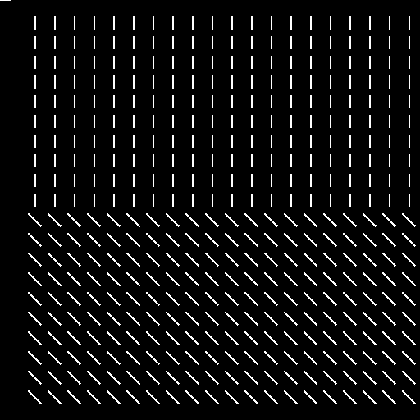
%> input picture Part_1/texture2.gif, 420 x 420 px, shrunk from 512 x 512 before the run
$ octave main.m   (GNU Octave 9; MATLAB toolbox functions it lacks are replaced by stand-ins)
%> lines starting %> are read from the running program, lines starting %| are printed output that depends on the picture; in (x1, y1, x2, y2) boxes, pixels count from 0 and x2, y2 are one past the last pixel; in counts of white or black regions, pixels touching at a corner belong together; the program's own positions count from 1
### Part_1/compute_convn.m
%%%%%%%%%%%%%%%%%%%%%%%%%% compute_convn.m file %%%%%%%%%%%%%%%%%%%%%%%%%%%
% Purpose:
%      Perform the convolution operation
%
% Input Variables:
%      Inp_Img     Input image in grayscale format
%      axis        Structuring element
%      h           GEF
%      Sigma       Width
%
% Returned Results:
%      Out_Img      Convolved image
%
% Processing Flow:
%      1.  Based on the axis and the window size (sigma), the sum of the
%          product between the image and the GEF gives the convolved image
%      2.  Perform the above step for the other axis based on the choice
%
%
% Author:      Sweekar Sudhakara, Nagarjuna Pampana, Savinay Nagendra and
%              Prapti Panigrahi
% Date:        4/16/2021
%%%%%%%%%%%%%%%%%%%%%%%%%%%%%%%%%%%%%%%%%%%%%%%%%%%%%%%%%%%%%%%%%%%%%%%%%%%

function Out_Img = compute_convn(Inp_Img, axis, h, Sigma)

    [M, N] = size(Inp_Img);
    Out_Img = zeros(M, N);

    if axis     % 'x' - axis

        for i = ((2*Sigma)+1) : M-((2*Sigma)+1)
            for j = ((2*Sigma)+1) : N-((2*Sigma)+1)
                Out_Img(i,j) = sum((Inp_Img(i, j-(2*Sigma) : j+(2*Sigma)).*h));
            end
        end

    else        % 'y' - axis

        for i = ((2*Sigma)+1) : M-((2*Sigma)+1)
            for j = ((2*Sigma)+1) : N-((2*Sigma)+1)
                Out_Img(i,j) = sum((Inp_Img(i-(2*Sigma) : i+(2*Sigma),j).*h));
            end
        end

    end

end

### Part_1/gabor_filt.m
%%%%%%%%%%%%%%%%%%%%%%%%%%%% gabor_filt.m file %%%%%%%%%%%%%%%%%%%%%%%%%%%%
% Purpose:
%      Apply the Gabor filter with the specified parameters
%
% Input Variables:
%      Inp_Img     Input image in grayscale format
%      F           Parameter
%      Theta       Orientation of sinusoid
%      Sigma       Width
%
% Returned Results:
%      h1_x, h2_y       GEF's in the direction of x & y
%      i1_xy, i2_xy     images obtained after convolving GEF's and i/p image
%      Out_Img          Gabor filtered image
%
% Processing Flow:
%      1.  Consider the input image as Inp_Img
%      2.  Compute the GEF's in the x-axis and y-axis directions with the
%          specified 'F', 'theta' and 'sigma' parameter values
%      3.  Perform convolution between the image and the GEF's with the
%          respective directions
%      4.  Output the image after applying modulus
%
% The following functions are called:
%      compute_gef.m        compute the GEF values
%      compute_convn.m      perform the convolution operation
%      abs.m                compute the modulus of the input image
%
%
% Author:      Sweekar Sudhakara, Nagarjuna Pampana, Savinay Nagendra and
%              Prapti Panigrahi
% Date:        4/16/2021
%%%%%%%%%%%%%%%%%%%%%%%%%%%%%%%%%%%%%%%%%%%%%%%%%%%%%%%%%%%%%%%%%%%%%%%%%%%

function Out_Img = gabor_filt(Inp_Img, F, Theta, Sigma)

    [h1_x, h2_y] = compute_gef(F, Theta, Sigma);

    i1_xy = compute_convn(Inp_Img, 1, h1_x, Sigma);

    i2_xy = compute_convn(i1_xy, 0, h2_y, Sigma);

    Out_Img = abs(i2_xy);

end

### Part_1/segment_image.m
%%%%%%%%%%%%%%%%%%%%%%%%%% segment_image.m file %%%%%%%%%%%%%%%%%%%%%%%%%%%
% Purpose:
%      Segment the smoothed image with certain threshold
%
% Input Variables:
%      Filt_Img     Gabor filtered image
%      Text_Img     Original input image
%      Thresh       threshold
%
% Returned Results:
%      Out_Img      Segmented image
%
% Processing Flow:
%      1.  Normalize the smoothed and filtered image
%      2.  Loop across the individual pixels of the normalized image and if
%          the pixel value is greater than threshold then replace it with
%          pixel value '1'
%      3.  Output the superimposed segmented image with original image and
%          display the delineating axis limits
%
%
% Author:      Sweekar Sudhakara, Nagarjuna Pampana, Savinay Nagendra and
%              Prapti Panigrahi
% Date:        4/16/2021
%%%%%%%%%%%%%%%%%%%%%%%%%%%%%%%%%%%%%%%%%%%%%%%%%%%%%%%%%%%%%%%%%%%%%%%%%%%

function Out_Img = segment_image(Filt_Img, Text_Img, Thresh)

    Norm_Img = (Filt_Img - min(Filt_Img(:)))./(max(Filt_Img(:)) - min(Filt_Img(:)));
    figure; mesh(Norm_Img);

    Segment_Img = zeros(size(Norm_Img));
    Segment_Img(Norm_Img > Thresh) = 1;

    Out_Img = Segment_Img.*Text_Img;

    [y_val, x_val] = find(Segment_Img == 1);
    disp("Delineating 'x' value = " + min(x_val) + ", " + max(x_val));
    disp("Delineating 'y' value = " + min(y_val) + ", " + max(y_val));

end

### Part_1/smooth_filt.m
%%%%%%%%%%%%%%%%%%%%%%%%%%%% smooth_filt.m file %%%%%%%%%%%%%%%%%%%%%%%%%%%
% Purpose:
%      Smoothen the Gabor filtered image output
%
% Input Variables:
%      Inp_Img     Input image in grayscale format
%      Sigma       Width
%
% Returned Results:
%      Out_Img      Smoothed image
%
% Processing Flow:
%      1.  Define the 'x' - axis array based on the sigma value
%      2.  Compute the g(x,y) gaussian of the array for both the axes
%      3.  Output the smoothed image after convolving g(x,y) with the image
%
% The following functions are called:
%      compute_convn.m      perform the convolution operation
%
%
% Author:      Sweekar Sudhakara, Nagarjuna Pampana, Savinay Nagendra and
%              Prapti Panigrahi
% Date:        4/16/2021
%%%%%%%%%%%%%%%%%%%%%%%%%%%%%%%%%%%%%%%%%%%%%%%%%%%%%%%%%%%%%%%%%%%%%%%%%%%

function Out_Img = smooth_filt(Inp_Img, Sigma)

    x_val = [-(2*Sigma): 1 : (2*Sigma)];

    g1_x = (exp(-(x_val.^2)/(2*(Sigma^2))))./(sqrt(2*pi)*Sigma);
    g2_y = g1_x';

    i1_xy = compute_convn(Inp_Img, 1, g1_x, Sigma);

    Out_Img = compute_convn(i1_xy, 0, g2_y, Sigma);

end

### Part_1/compute_gef.m
%%%%%%%%%%%%%%%%%%%%%%%%%%% compute_gef.m file %%%%%%%%%%%%%%%%%%%%%%%%%%%%
% Purpose:
%      compute the GEF  for the given parameters
%
% Input Variables:
%      F           Parameter
%      Theta       Orientation of sinusoid
%      Sigma       Width
%
% Returned Results:
%      h1_x, h2_y       GEF's in the direction of x & y
%
% Processing Flow:
%      1.  Define 'x' & 'y' arrays based on the value of sigma
%      2.  Also define the gaussian function along 'x' & 'y' - axis
%      3.  Compute the GEF's for both the axes
%
%
% Author:      Sweekar Sudhakara, Nagarjuna Pampana, Savinay Nagendra and
%              Prapti Panigrahi
% Date:        4/16/2021
%%%%%%%%%%%%%%%%%%%%%%%%%%%%%%%%%%%%%%%%%%%%%%%%%%%%%%%%%%%%%%%%%%%%%%%%%%%

function [h1_x, h2_y] = compute_gef(F, Theta, Sigma)

    x_val = [-(2*Sigma): 1 : (2*Sigma)];
    y_val = x_val';

    g1_x = (exp(-(x_val.^2)/(2*(Sigma^2))))./(sqrt(2*pi)*Sigma);
    g2_y = g1_x';

    h1_x = g1_x.*(exp(1i*2*pi*F*x_val*cosd(Theta)));
    h2_y = g2_y.*(exp(1i*2*pi*F*y_val*sind(Theta)));

end

### Part_1/main.m
%%%%%%%%%%%%%%%%%%%%%%%%%%%%%%%% main.m file %%%%%%%%%%%%%%%%%%%%%%%%%%%%%%
% Purpose:
%      Perform the texture segmentation on texture2.gif
%
% Input Variables:
%      Text_Img           input texture2.gif image
%
% Returned Results:
%      GaborFilt_Img      image after applying Gabor filter
%      Smooth_Img         smoothing applied on Gabor filtered image output
%      Segment_Img        superimposed segmented image onto the original
%                         image input
%
% Processing Flow:
%      1.  Read the texture2 image and convert into grayscale
%      2.  Apply the Gabor filter with F=0.059, theta=135 & sigma=8 with
%          the GEF of width ((4*sigma)+1) pixels
%      3.  Apply the Smoothing filter on the Gabor filtered image output
%          with sigma=24
%      4.  Segment the image with the manually chosen threshold and
%          superimpose the segmented image onto the original image
%
%
% The following functions are called:
%      imread.m            read the image
%      gabor_filt.m        apply Gabor filtering with specified parameters
%                          on a given image
%      smooth_filt.m       smoothen the Gabor filtered image output
%      segment_image.m     segment the smoothed image with certain
%                          threshold and superimpose on the original image
%      imshow.m            displays the image
%      mesh.m              3D plot of the image
%
%
% Author:      Sweekar Sudhakara, Nagarjuna Pampana, Savinay Nagendra and
%              Prapti Panigrahi
% Date:        4/16/2021
%%%%%%%%%%%%%%%%%%%%%%%%%%%%%%%%%%%%%%%%%%%%%%%%%%%%%%%%%%%%%%%%%%%%%%%%%%%

clear;      % Clear out all memory
close all;

Text_Img = double(255.*imread('texture2.gif'));
%> Text_Img: size 420x420 double; 6.1% white in thin lines or dots
figure; imshow(Text_Img);
figure; mesh(Text_Img);
%> after `mesh(Text_Img)`:
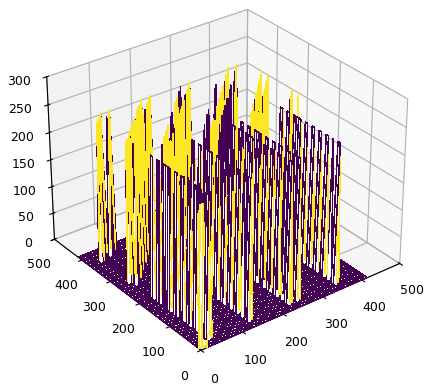
%> figure redrawn from the program's plot data

% Apply Gabor filter

GaborFilt_Img = gabor_filt(Text_Img, 0.059, 135, 8);
figure; imshow(GaborFilt_Img, []);
figure; mesh(GaborFilt_Img);
%> after `mesh(GaborFilt_Img)`:
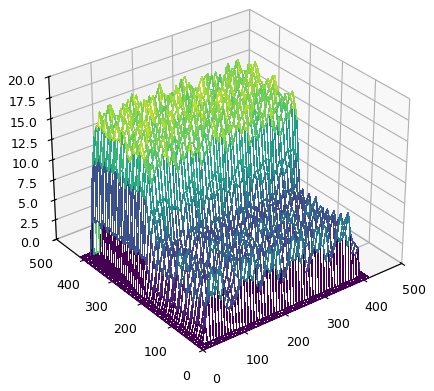
%> figure redrawn from the program's plot data

% Smoothen the filtered image

Smooth_Img = smooth_filt(GaborFilt_Img, 24);
%> call 4 of compute_convn, with axis = 0, Sigma = 24
%> after the loop in compute_convn (call 4), `for i = ((2*Sigma)+1) : M-((2*Sigma)+1)`:
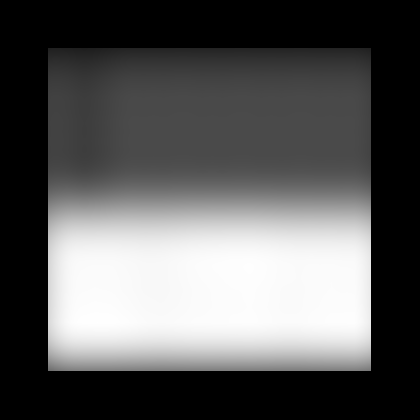
%> Out_Img: size 420x420 double; min 0, max 15.02, mean 5.31; drawn with min black and max white
figure; imshow(Smooth_Img, []);
figure; mesh(Smooth_Img);
%> after `mesh(Smooth_Img)`:
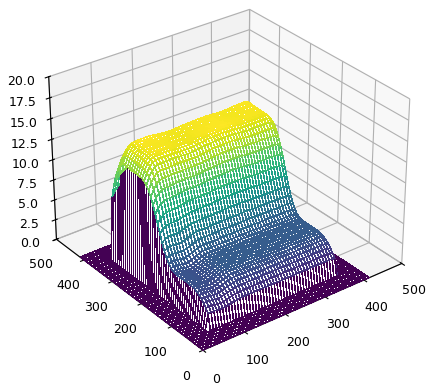
%> figure redrawn from the program's plot data

% Segment the smoothed image

Segment_Img = segment_image(Smooth_Img, Text_Img, 0.6);
%> in segment_image, `Segment_Img(Norm_Img > Thresh) = 1;`:
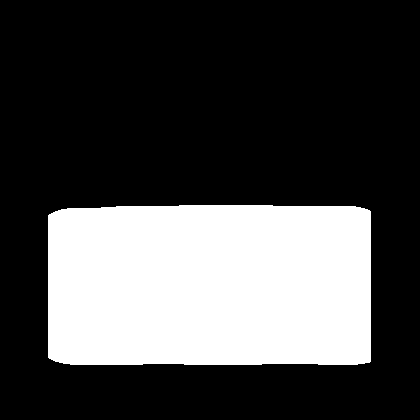
%> Segment_Img: size 420x420 double; values 0 (black) and 1 (white), 28.9% white; 1 white region, box (x1, y1, x2, y2) and area: (48, 205, 371, 365) 51056
%> in segment_image, `Out_Img = Segment_Img.*Text_Img;`:
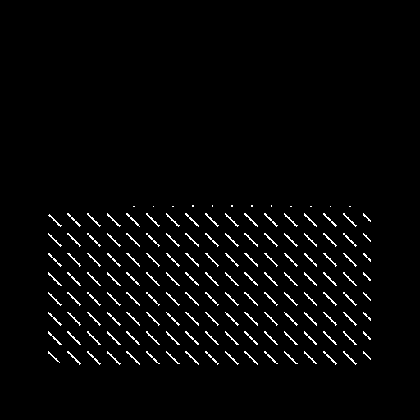
%> Out_Img: size 420x420 double; 2.4% white in thin lines or dots, all inside (x1, y1, x2, y2) = (48, 205, 371, 365)
%> in segment_image, `[y_val, x_val] = find(Segment_Img == 1);`: y_val = 51056 values from 206 to 365; x_val = 51056 values from 49 to 371
%| Delineating 'x' value = 49, 371
%| Delineating 'y' value = 206, 365
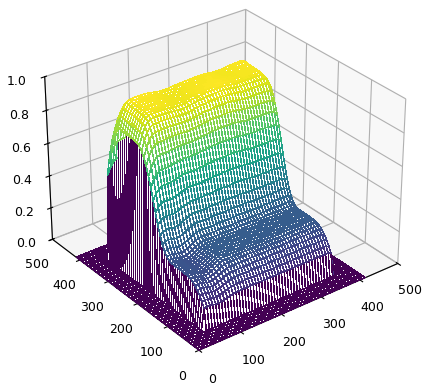
%> figure redrawn from the program's plot data
figure; imshow(Segment_Img);
